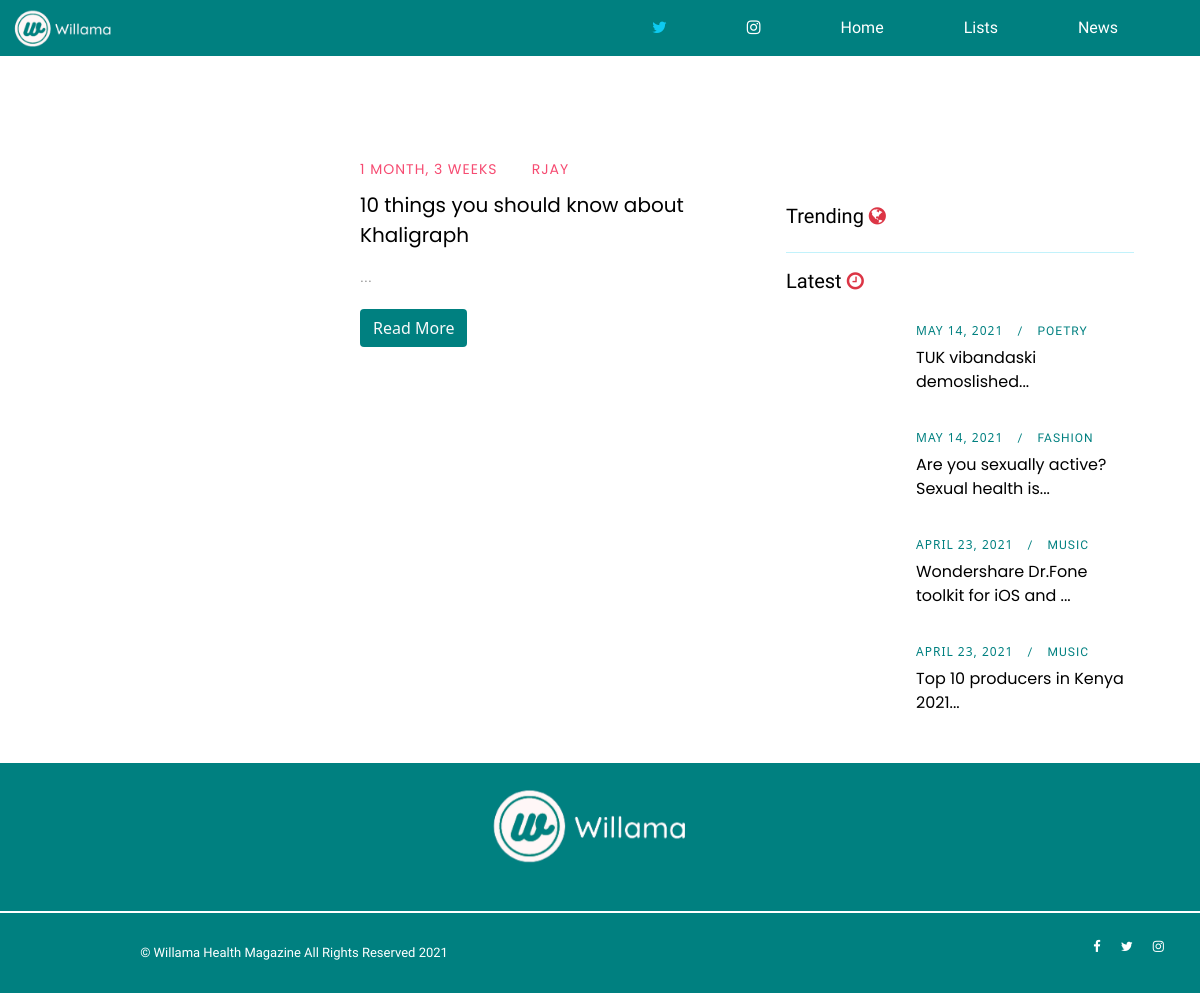
The page /lists/ on the database as committed earlier.
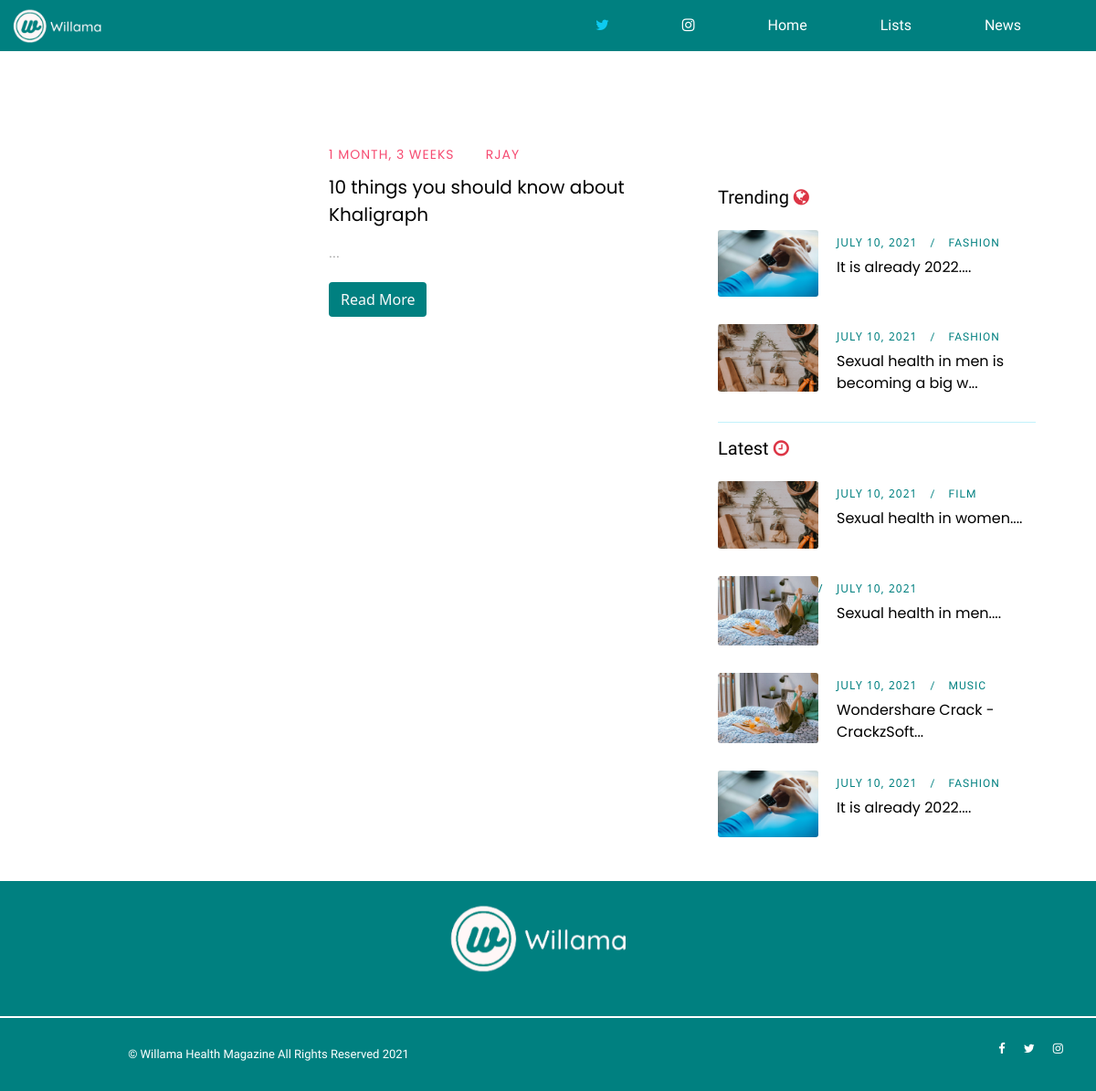
The same page on the database as committed later.
### blog/models.py (models this page shows, shortened)
class Lists(models.Model):
    title       =   models.CharField(max_length=255, unique=True)
    blog_img    =   models.ImageField(upload_to="blog_pics/", null=True, blank=True)
    img_credits =   models.CharField(max_length=255, null=True)
    slug        =   models.SlugField(max_length=250, null=True, blank=True, unique=True)
    author      =   models.CharField(max_length=100, default='Menim')
    updated_on  =   models.DateTimeField(auto_now=True)
    body        =   tinymce_models.HTMLField()
    created_on  =   models.DateTimeField(auto_now_add=True)
    status      =   models.IntegerField(choices=STATUS, default=0)
    class Meta:
        ordering    =   ['-created_on']
        verbose_name_plural =   'Lists'
    def get_absolute_url(self):
        return reverse('list-detail', args=[self.slug])

class Post(models.Model):
    title       =   models.CharField(max_length=255, unique=True)
    blog_img    =   models.ImageField(upload_to="blog_pics/", null=True, blank=True)
    img_credits =   models.CharField(max_length=255, null=True)
    slug        =   models.SlugField(max_length=250, null=True, blank=True, unique=True)
    author      =   models.CharField(max_length=100, default='Menim')
    updated_on  =   models.DateTimeField(auto_now=True)
    body        =   tinymce_models.HTMLField()
    created_on  =   models.DateTimeField(auto_now_add=True)
    status      =   models.IntegerField(choices=STATUS, default=0)
    blog_type   =   models.IntegerField(choices=TYPE, default=0)
    categories  =   models.ManyToManyField(Category, related_name='posts')
    class Meta:
        ordering    =   ['-created_on']

class Category(models.Model):
    title   =   models.CharField(max_length=20, unique=True, null=True)
    slug        =   models.SlugField(max_length=250, unique=True,null=True)
    class Meta:
        verbose_name_plural =   'categories'

### blog/views.py (the view)
# urls.py: path('lists/', views.lists_page, name='lists'),
def lists_page(request, *args, **kwargs):
    posts       =   Lists.objects.all()
    search_post =   request.GET.get('q')
    latest      =   Post.objects.order_by('-created_on')[0:4]
    adverts     =   Advert.objects.all()[0:1]
    trending    =   Post.objects.filter(blog_type=2).order_by('-created_on')[0:3]
    if search_post:
        posts       =   Lists.objects.filter(Q(title__icontains=search_post)|Q(body__icontains=search_post)).distinct()
    else:
        posts   =   Lists.objects.filter(status=1).order_by('-created_on')
    paginator   = Paginator(posts, 3)
    page        =   request.GET.get('page')
    try:
        posts   =   paginator.page(page)
    except PageNotAnInteger:
        posts   =   paginator.page(1)
    except EmptyPage:
        posts   =   paginator.page(paginator.num_pages)
    context     =   {
        'posts':posts,
        'latest':latest,
        'adverts':adverts,
        'trending':trending,
    }
    return render(request, 'lists.html', context)

### blog/templates/lists.html (shortened to what the changed rows need)
{% extends "base.html" %} {% load crispy_forms_tags %} {% load static %}
{% block title %}Willama Health Magazine - Lists{% endblock %} {% block meta_description %}Willama Health Magazine List.{% endblock %} {% block content %}
<div class="roberto-news-area section-padding-100-0">
    <div class="container">
        <div class="row justify-content-center">
            <div class="col-12 col-lg-8">
                {% for post in posts %}
                <div class="single-blog-post d-flex align-items-center mb-50 wow fadeInUp" data-wow-delay="100ms">
                    <div class="post-thumbnail">
                        {% if post.blog_img %}
                        <a href="#"><img src="{{ post.blog_img.url }}" alt=""></a>
                        {% endif %}
                    </div>
                    <div class="post-content">
                        <div class="post-meta">
                            <a href="#" class="post-author">{{ post.created_on|timesince }}</a>
                            <a href="#" class="post-tutorial">{{ post.author }}</a>
                        </div>
                        <a href="{{post.get_absolute_url}}" class="post-title">{{ post.title }}</a>
                        <p>{{ post.body|slice:":200"|safe }}...</p>
                        <a href="{{post.get_absolute_url}}" class="btn btn-unique text-light">Read More</a>
                    </div>
                </div>
                {% endfor %}
            </div>
            <div class="col-12 col-sm-8 col-md-6 col-lg-4 py-5 section-padding-100-70">
                <div class="roberto-sidebar-area pl-md-4">
                    {% for post in trending %}
                    <div class="single-recent-post d-flex">
                        <div class="post-thumb">
                            {% if post.blog_img %}
                            <a href="#"><img src="{{ post.blog_img.url }}" alt=""></a>
                            {% endif %}
                        </div>
                        <div class="post-content">
                            <div class="post-meta">
                                <a href="#" class="post-author">{{ post.created_on.date }}</a>
                                {% for cat in post.categories.all %}
                                <a href="{% url 'blog_category' cat.slug %}" class="post-tutorial"
                                    style="font-family: 'Archivo Narrow', sans-serif;">{{ cat.title }}</a>
                                {% endfor %}
                            </div>
                            <a href="{% url 'article-detail' post.slug %}" class="post-title"
                                style="font-family: 'Poppins', sans-serif;">{{ post.title|slice:":40"|safe }}...</a>
                        </div>
                    </div>
                    {% endfor %}
                    {% for post in latest %}
                    <div class="single-recent-post d-flex">
                        <div class="post-thumb">
                            {% if post.blog_img %}
                            <a href="#"><img src="{{ post.blog_img.url }}" alt=""></a>
                            {% endif %}
                        </div>
                        <div class="post-content">
                            <div class="post-meta">
                                <a href="#" class="post-author">{{ post.created_on.date }}</a>
                                {% for cat in post.categories.all %}
                                <a href="{% url 'blog_category' cat.slug %}" class="post-tutorial"
                                    style="font-family: 'Archivo Narrow', sans-serif;">{{ cat.title }}</a>
                                {% endfor %}
                            </div>
                            <a href="{% url 'article-detail' post.slug %}" class="post-title"
                                style="font-family: 'Poppins', sans-serif;">{{ post.title|slice:":40"|safe }}...</a>
                        </div>
                    </div>
                    {% endfor %}
                </div>
            </div>
        </div>
    </div>
</div>
{% endblock content %}

Rows that differ between the two databases and show on the page:
no longer on this page (row unchanged): Post: created_on "MAY 14, 2021", title "TUK vibandaski demoslished", shown under "Latest"
no longer on this page (row unchanged): Category: title "POETRY", shown under "MAY 14, 2021"
no longer on this page (row unchanged): Post: created_on "MAY 14, 2021", title "Are you sexually active?Sexual health is", Category (title "FASHION"), shown under "Latest"
no longer on this page (row unchanged): Post: created_on "APRIL 23, 2021", title "Wondershare Dr.Fone toolkit for iOS and", Category (title "MUSIC"), shown under "Latest"
no longer on this page (row unchanged): Post: created_on "APRIL 23, 2021", title "Top 10 producers in Kenya 2021", Category (title "MUSIC"), shown under "Latest"
added Post: blog_img (picture), created_on "JULY 10, 2021", title "It is already 2022.", Category (title "FASHION")
added Post: blog_img (picture), created_on "JULY 10, 2021", title "Sexual health in men is becoming a big w", Category (title "FASHION"), shown under "Trending"
added Post: blog_img (picture), created_on "JULY 10, 2021", title "Sexual health in women.", shown under "Latest"
now on this page (row unchanged): Category: title "FILM", shown under "JULY 10, 2021"
added Post: blog_img (picture), created_on "JULY 10, 2021", title "Sexual health in men.", shown under "Latest"
added Post: blog_img (picture), created_on "JULY 10, 2021", title "Wondershare Crack - CrackzSoft", Category (title "MUSIC"), shown under "Latest"
